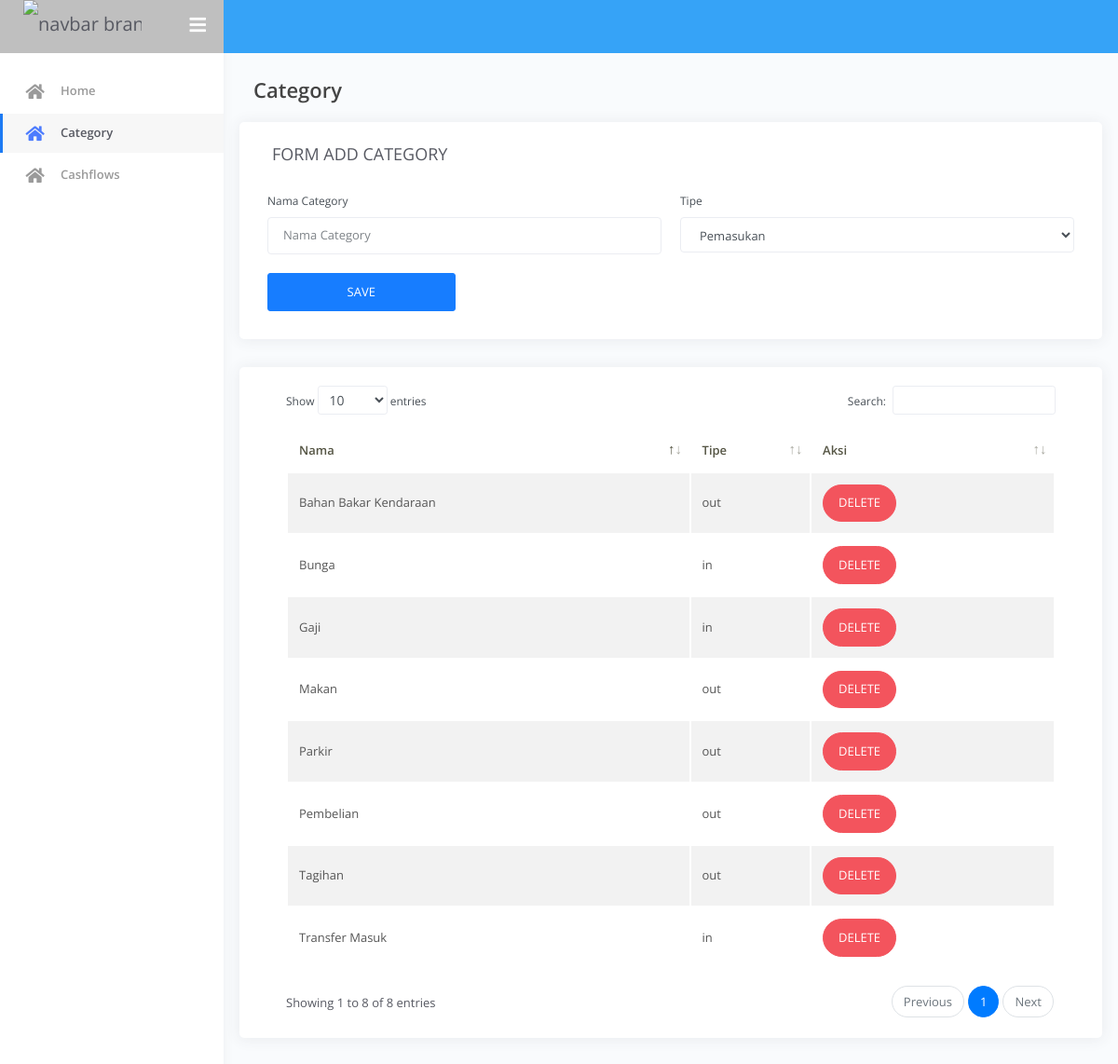
The app's page /index.php/category with its own data.
### tables this page shows
CREATE TABLE IF NOT EXISTS `category` (
  `category_id` int(11) NOT NULL AUTO_INCREMENT,
  `nama` varchar(255) NOT NULL,
  `tipe` enum('in','out') NOT NULL,
  `created_date` datetime NOT NULL,
  `is_deleted` tinyint(4) NOT NULL DEFAULT 0,
  `deleted_date` datetime DEFAULT NULL,
  PRIMARY KEY (`category_id`)
);

### application/controllers/Category.php (called while the page is built, shortened)
<?php
class Category extends CI_Controller {
    public function __construct()
    {
        $this->load->helper('url');
        $this->load->library('session');
        $this->load->helper('form');
        $this->load->model('Category_model','category');
    }
    public function index()
    {
        $data['halaman']='category';
        $data['categories'] = $this->category->getAll();
        $this->load->view('templates/header',$data);
        $this->load->view('templates/navbar');
        $this->load->view('pages/category/all');
        $this->load->view('templates/sidebar');
        $this->load->view('pages/category/footer');
    }
}

### index.php (called while the page is built, shortened)
<?php
require_once BASEPATH.'core/CodeIgniter.php';

### application/models/Category_model.php (called while the page is built, shortened)
<?php
class Category_model extends CI_Model {
    function getAll(){
        $this->db->where('is_deleted',0);
        $query = $this->db->get('category');
        return $query->result();
    }
}

### application/views/pages/category/all.php (the view, shortened to what this page needs)
<div class="main-panel">
    <div class="content">
        <div class="page-inner">
            <div class="page-header">
                <h4 class="page-title">Category</h4>
            </div>
            <div class="row">
                <div class="card col-xs-12 col-sm-12 col-md-12 col-lg-12 col-xl-12">
                    <div class="card-body">
                        <div class="card-title mb-3">FORM ADD CATEGORY</div>
                        <form class="row" method="POST" action="<?php echo base_url();?>Category/add">
                            <div class="form-group col-sm-6 col-md-6 col-lg-6 col-xl-6">
                                <label for="nama">Nama Category</label>
                                <input type="text" class="form-control" id="nama" name="nama" placeholder="Nama Category" required>
                            </div>
                            <div class="form-group col-sm-6 col-md-6 col-lg-6 col-xl-6">
                                <label for="tipe">Tipe</label>
                                <select class="form-control" id="tipe" name="tipe">
                                    <option value="in" selected>Pemasukan</option>
                                </select>
                            </div>
                            <div class="form-group col-sm-12 col-md-6 col-lg-4 col-xl-3">
                                <input type="submit" class="btn btn-primary btn-block" value="SAVE">
                            </div>
                        </form>
                    </div>
                </div>
            </div>
            <div class="row">
                <div class="card col-xs-12 col-sm-12 col-md-12 col-lg-12 col-xl-12">
                    <div class="card-body">
                        <table class="display table table-striped" id="categories-datatables">
                            <thead>
                                <th>Nama</th>
                                <th>Tipe</th>
                                <th>Aksi</th>
                            </thead>
                            <tbody>
                                <?php foreach($categories as $category){
                                ?>
                                    <tr>
                                        <td><?php echo $category->nama; ?></td>
                                        <td><?php echo $category->tipe; ?></td>
                                        <td>
                                            <form method="post" action="<?php echo base_url()?>Category/delete">
                                                <input type="submit" class="btn btn-danger btn-round" value="DELETE">
                                            </form>
                                        </td>
                                    </tr>
                                <?php
                                } ?>
                            </tbody>
                        </table>
                    </div>
                </div>
            </div>
        </div>
    </div>
</div>

### application/views/templates/header.php (shortened to what this page needs)
<!DOCTYPE html>
<html lang="en">
<head>
	<link rel="stylesheet" href="../assets/css/bootstrap.min.css">
	<link rel="stylesheet" href="../assets/css/azzara.min.css">
</head>
<body>
    <div class="wrapper">

### application/views/templates/navbar.php (shortened to what this page needs)
<div class="main-header" data-background-color="light-blue">
    <div class="logo-header" style="background-color: #bfbfbf !important;">
        <a href="<?php echo base_url();?>home/" class="logo">
            <img src="../assets/img/nh.svg" alt="navbar brand" class="navbar-brand pb-1 pr-2" style="width:90%;height:65px">
        </a>
        <div class="navbar-minimize">
            <button class="btn btn-minimize btn-rounded">
                <i class="fa fa-bars"></i>
            </button>
        </div>
    </div>
</div>

### application/views/templates/sidebar.php (shortened to what this page needs)
<div class="sidebar">
    <div class="sidebar-wrapper scrollbar-inner">
        <div class="sidebar-content">
            <ul class="nav">
                <li class="nav-item <?php if(isset($halaman)&&$halaman=='home'){ echo "active";} ?>">
                    <a href="<?php echo base_url();?>Home/">
                        <i class="fas fa-home"></i>
                        <p>Home</p>
                    </a>
                </li>
                <li class="nav-item <?php if(isset($halaman)&&$halaman=='category'){ echo "active";} ?>">
                    <a href="<?php echo base_url();?>Category/">
                        <i class="fas fa-home"></i>
                        <p>Category</p>
                    </a>
                </li>
                <li class="nav-item <?php if(isset($halaman)&&$halaman=='cashflow'){ echo "active";} ?>">
                    <a href="<?php echo base_url();?>Cashflow/">
                        <i class="fas fa-home"></i>
                        <p>Cashflows</p>
                    </a>
                </li>
            </ul>
        </div>
    </div>
</div>

### application/views/pages/category/footer.php (shortened to what this page needs)
        </div>
    </body>
</html>

### records on screen
category: nama "Gaji", tipe "in"
category: nama "Transfer Masuk", tipe "in"
category: nama "Bunga", tipe "in"
category: nama "Makan", tipe "out"
category: nama "Parkir", tipe "out"
category: nama "Tagihan", tipe "out"
category: nama "Bahan Bakar Kendaraan", tipe "out"
category: nama "Pembelian", tipe "out"
